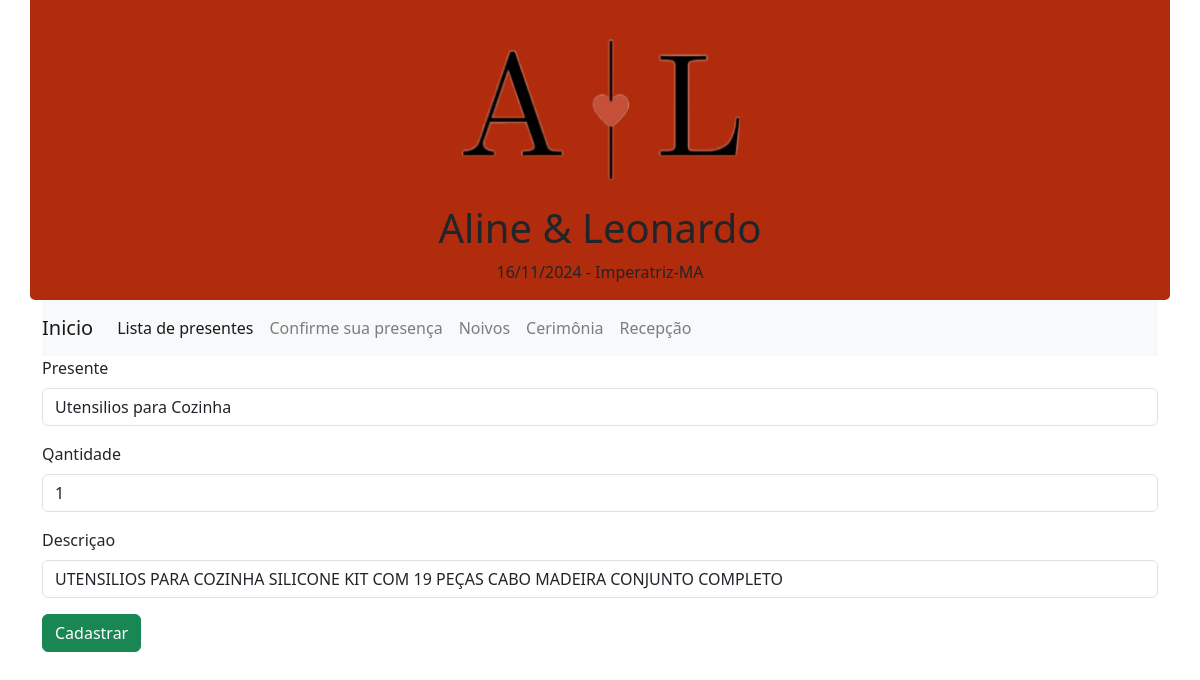
Page /editar_presente/19 (signed in) on the earlier database version.
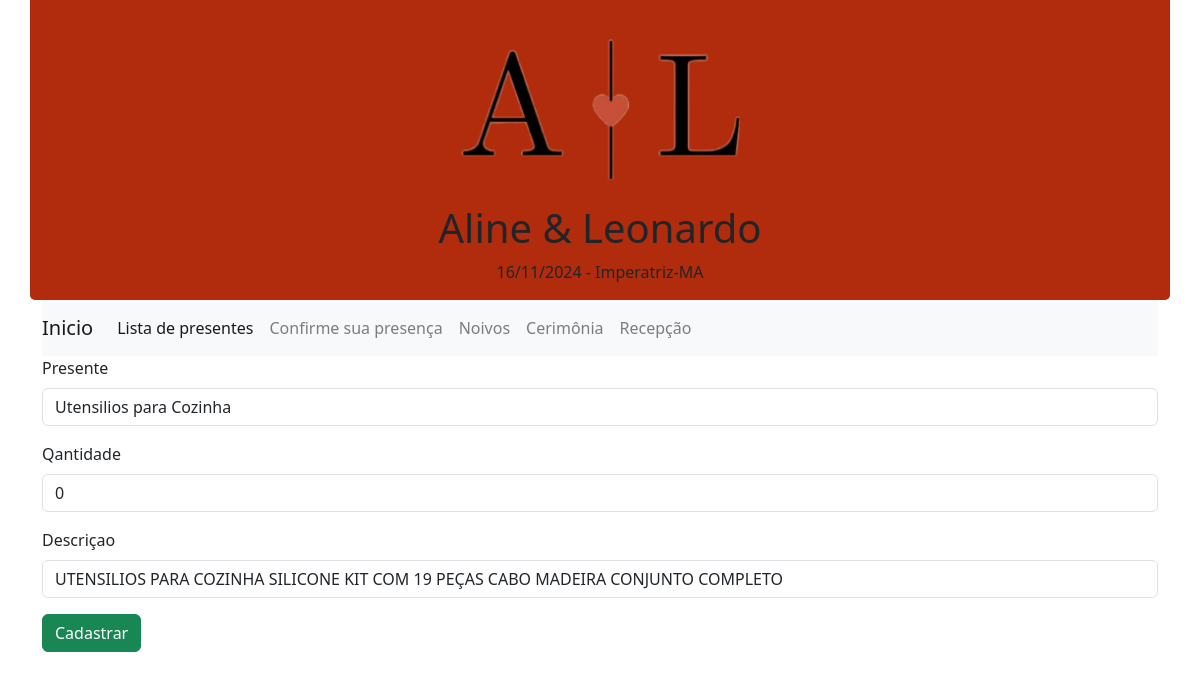
Same page on the later database version.
### app/models.py (models this page shows)
class Presente(models.Model):
    id = models.AutoField(primary_key=True)
    presente =  models.TextField(max_length=255)
    valor = models.FloatField()
    descricao = models.TextField(max_length=350, default='')
    link_img = models.TextField(max_length=255, default='')
    quantidades = models.IntegerField(default=0)
    class Meta:
        ordering = ['quantidades']

### app/views.py (the view)
# urls.py: path('editar_presente/<int:id>',views.Editar_presente,name='editar_presente'),
@login_required(login_url='login')
def Editar_presente(request,id):
    presente = Presente.objects.get(id=id)
    return render(request,'editar_presente.html',{'presente':presente})

### app/templates/editar_presente.html (shortened to what this page needs)
{% extends 'home.html' %}
{% block content %}
<div class="container">
    <form action="{% url 'editar_p' %}" method="POST">
        <div class="mb-3">
            <label for="formText" class="form-label color-label label_text_imput">Presente</label>
            <input class="form-control" type="text" id="formFile" value="{{presente.presente}}" name="presente" required>
        </div>
        <div class="mb-3">
            <label for="formText" class="form-label color-label label_text_imput">Qantidade</label>
            <input class="form-control" type="text" id="formFile" value="{{presente.quantidades}}" name="quantidade" required>
        </div>
        <div class="mb-3">
            <label for="formText" class="form-label color-label label_text_imput">Descriçao</label>
            <input class="form-control" type="text" id="formFile" value="{{presente.descricao}}" name="descricao" required>
        </div>
        <button type="submit" class="btn btn-success">Cadastrar</button>
    </form>
</div>
{% endblock %}

Differences in the rows shown:
changed Presente "Utensilios para Cozinha": quantidade "1" → "0"
